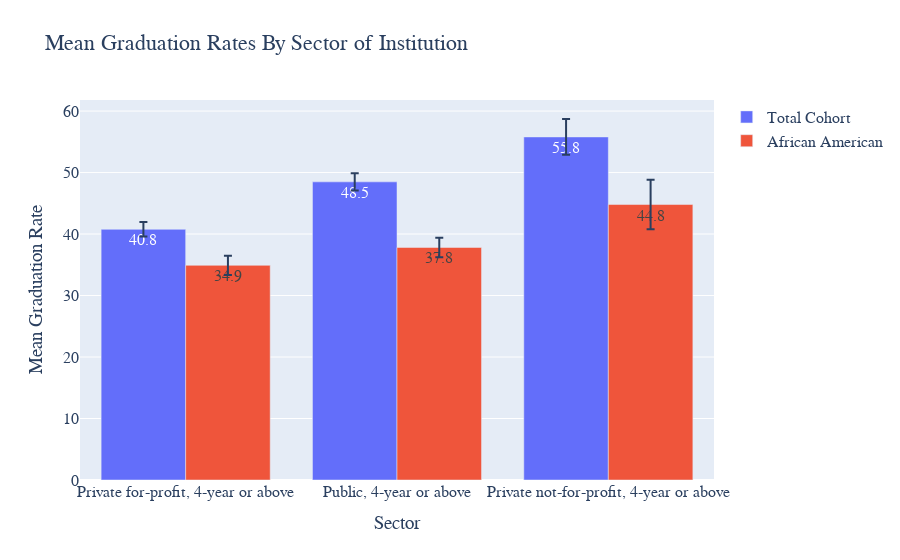

Notebook code for this chart:
### Code cell
fig = go.Figure(
    data = [
        go.Bar(x=grad_rate_by_sector.index, y=grad_rate_by_sector[total], 
               text=np.round(grad_rate_by_sector[total], 1), name="Total Cohort",
               error_y=dict(type='data', array=[sector_error4, sector_error5, sector_error6])),
        
        go.Bar(x=grad_rate_by_sector.index, y=grad_rate_by_sector[black], 
               text=np.round(grad_rate_by_sector[black], 1), name="African American",
               error_y=dict(type='data', array=[sector_error1, sector_error2, sector_error3])),
        
    ]
)

_ = fig.update_layout(
    title="Mean Graduation Rates By Sector of Institution",
    xaxis={
        'title': "Sector"
    },
    yaxis={
        'title': 'Mean Graduation Rate'
    },
    font=dict(
        family="Courier New, monospace",
        size=16,
    )
)
fig.show()

### Figure 1 — Plotly figure (JSON) as saved in the notebook; plotly's stock layout.template omitted (floating-point values rounded to 4 significant figures)
{"data": [{"error_y": {"array": [1.179, 1.392, 2.916], "type": "data"}, "name": "Total Cohort", "text": [40.8, 48.5, 55.8], "type": "bar", "x": ["Private for-profit, 4-year or above", "Public, 4-year or above", "Private not-for-profit, 4-year or above"], "y": [40.77, 48.49, 55.79]}, {"error_y": {"array": [1.573, 1.583, 4.01], "type": "data"}, "name": "African American", "text": [34.9, 37.8, 44.8], "type": "bar", "x": ["Private for-profit, 4-year or above", "Public, 4-year or above", "Private not-for-profit, 4-year or above"], "y": [34.91, 37.82, 44.8]}], "layout": {"font": {"family": "Courier New, monospace", "size": 16}, "title": {"text": "Mean Graduation Rates By Sector of Institution"}, "xaxis": {"title": {"text": "Sector"}}, "yaxis": {"title": {"text": "Mean Graduation Rate"}}}}
